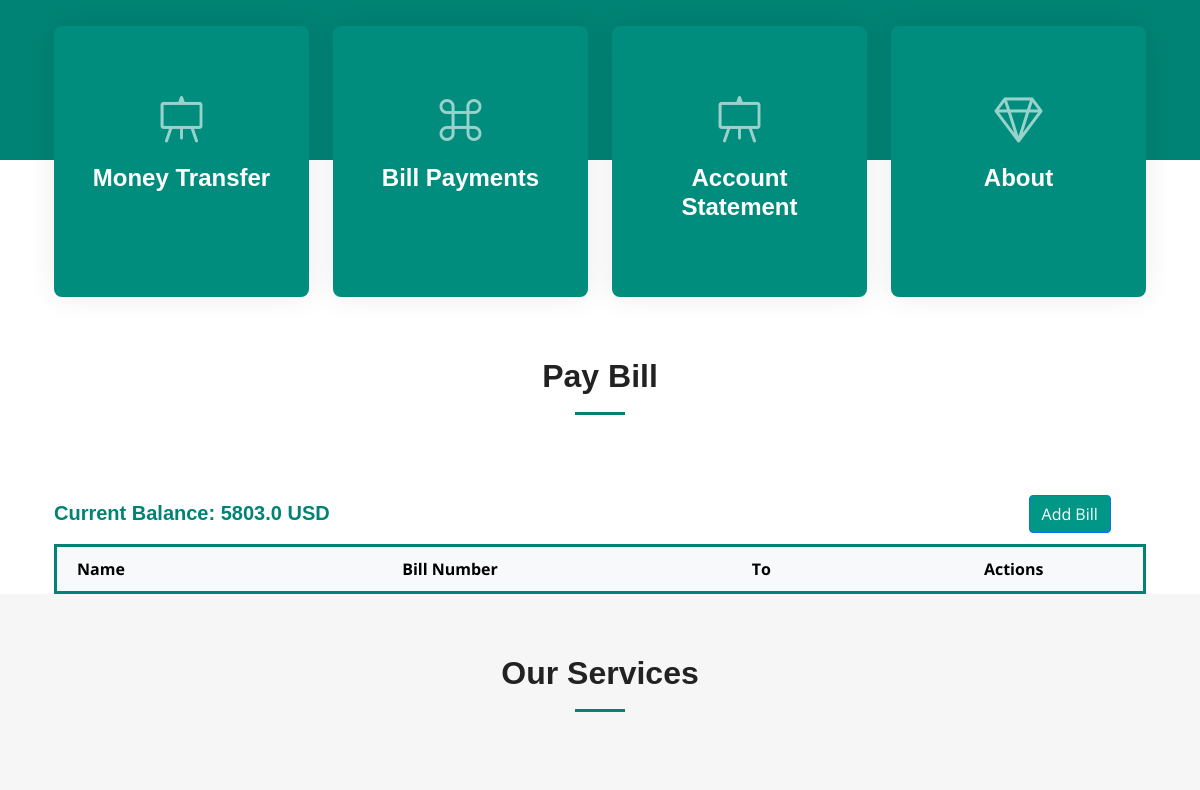
Before: /billpayment/ (signed in, middle part) with the older database file.
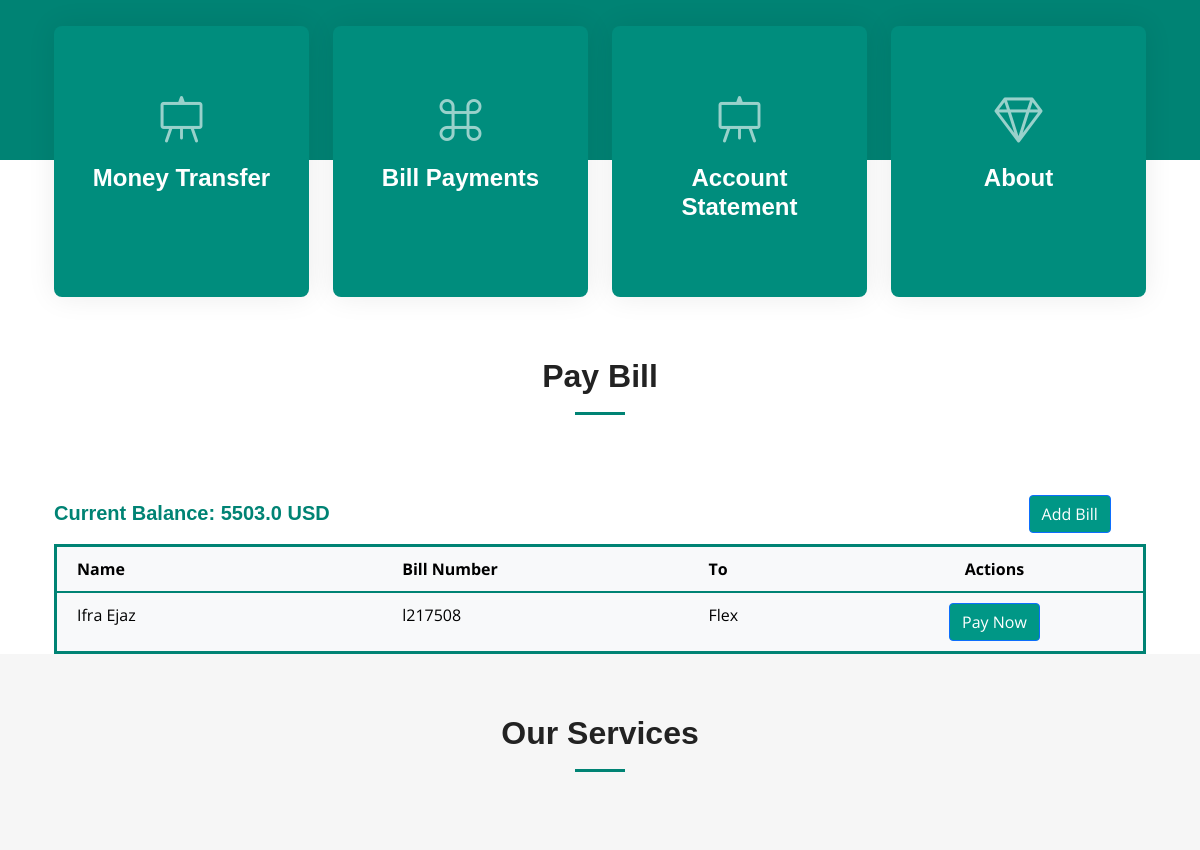
After: the same page with the newer database file.
### app/models.py (models this page shows, shortened)
class Accounts(models.Model):
    SAVING = 'Saving'
    CURRENT = 'Current'
    FIXED_DEPOSIT = 'Fixed Deposit'
    ACCOUNT_TYPE_CHOICES = [
        (SAVING, 'Saving'),
        (CURRENT, 'Current'),
        (FIXED_DEPOSIT, 'Fixed Deposit'),
    ]
    ACTIVE = 'Active'
    INACTIVE = 'Inactive'
    STATUS_CHOICES = [
        (ACTIVE, 'Active'),
        (INACTIVE, 'Inactive'),
    ]
    user = models.ForeignKey(User, on_delete=models.CASCADE)
    account_number = models.CharField(max_length=100, unique=True)
    balance = models.FloatField()
    account_type = models.CharField(max_length=20, choices=ACCOUNT_TYPE_CHOICES, default=CURRENT)
    status = models.CharField(max_length=20, choices=STATUS_CHOICES, default=ACTIVE)
    bank_id = models.ForeignKey('Banks', on_delete=models.CASCADE, default=11)

class UserBill(models.Model):
    user = models.ForeignKey(User, on_delete=models.CASCADE, related_name='bills')
    customer = models.ForeignKey(BillCustomer, on_delete=models.CASCADE, related_name='bills')
    timestamp = models.DateTimeField(auto_now_add=True)
    def __str__(self):
        return f'Bill {self.pk} for {self.user.username}'

class BillCustomer(models.Model):
    bill_number = models.CharField(max_length=25)
    name = models.CharField(max_length=255)
    company = models.ForeignKey(BillCompany, on_delete=models.CASCADE, related_name='customers')

class BillCompany(models.Model):
    name = models.CharField(max_length=255)

### app/views.py (the view)
# urls.py: path('billpayment/', views.billpayment, name='billpayment'),
def billpayment(request):
    user_id = request.session.get('user')
    user = get_object_or_404(User, pk=user_id)
    account = get_object_or_404(Accounts, user=user)
    bills = UserBill.objects.filter(user_id=user).select_related('customer', 'customer__company')
    billcompanies = BillCompany.objects.all()
    print(bills)
    return render(request, 'dashboard/billpayment.html', {
        'User': user,
        'billcompanies': billcompanies,
        'bills': bills,
        'account': account,
        'services': services
    })

### app/templates/Dashboard/billpayment.html (shortened to what this page needs)
{% extends 'Dashboard/index.html' %}
{% load static %}
{% block extra_head %}
  <link href="https://cdnjs.cloudflare.com/ajax/libs/font-awesome/5.15.3/css/all.min.css" rel="stylesheet">
{% endblock extra_head %}
{% block content %}
<div class="section-header">
  <h2>Pay Bill</h2>
</div>
<div class="container">
    <div class="row">
        <div class="col-6">
            <h5 style="font-weight: bold; font-family: 'Arial', sans-serif; color: #008374; margin-top: 1%;">
                Current Balance: {{ account.balance }} USD
            </h5>
        </div>
        <div class="col-6">
            <a href="#" class="btn btn-primary" style="background-color:#009786; margin-left: 78%; margin-bottom: 2%;" data-bs-toggle="modal" data-bs-target="#addMobileTopUpModal">
                Add Bill
            </a>
        </div>
    </div>
    <div class="row">
        <div class="col-12">
            <table class="table table-borderless table-hover" style="border-collapse: collapse; border: 3px solid #008374; margin-bottom: 0;">
                <thead style="border-bottom: 2px solid #008374; background-color: #f8f9fa;">
                    <tr>
                        <th style="padding: 10px 20px; width: 30%; border-bottom: 1px solid #008374;">Name</th>
                        <th style="padding: 10px 20px; border-bottom: 1px solid #008374;">Bill Number</th>
                        <th style="padding: 10px 20px; border-bottom: 1px solid #008374;">To</th>
                        <th style="padding: 10px 20px; border-bottom: 1px solid #008374; text-align: center;">Actions</th>
                    </tr>
                </thead>
                <tbody style="border: 2px solid #008374; background-color: #f8f9fa;">
                    {% for bill in bills %}
                    <tr style="border-bottom: 1px solid #008374;">
                        <td style="padding: 10px 20px;">{{ bill.customer.name }}</td>
                        <td style="padding: 10px 20px;">{{ bill.customer.bill_number }}</td>
                        <td style="padding: 10px 20px;">{{ bill.customer.company.name }}</td>
                        <td style="padding: 10px 20px; text-align: center;">
                            <a href="{% url 'paybill' %}?name={{ bill.customer.name }}&bill_no={{ bill.customer.bill_number}}&balance={{ account.balance }}" class="btn btn-primary" style="background-color:#009786;">
                                Pay Now
                            </a>
                        </td>
                    </tr>
                {% endfor %}
                </tbody>
            </table>
        </div>
    </div>
</div>
<section id="services" class="services sections-bg">
    <div class="container" data-aos="fade-up">
      <div class="section-header">
        <h2>Our Services</h2>
      </div>
      <div class="row gy-4" data-aos="fade-up" data-aos-delay="100">
      </div>
    </div>
  </section>
  {% endblock content %}

Changed rows visible on the page:
changed Accounts: balance "5803.0" → "5503.0"
added UserBill: customer.name "Ifra Ejaz", customer.bill_number "l217508", customer.company.name "Flex"
